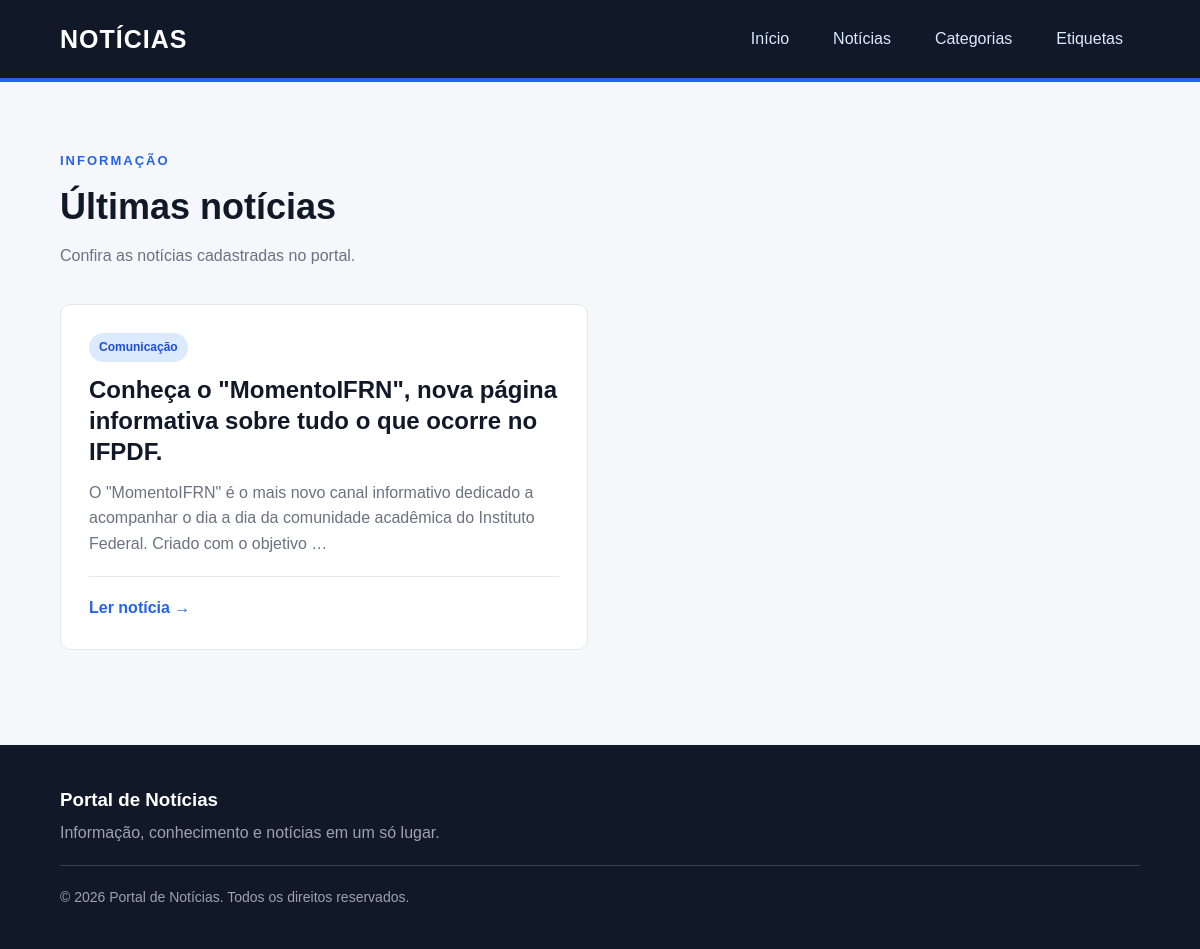
The app's page /noticias/lista_noticias/ with its own data.
### noticias/models.py (models this page shows, shortened)
class Noticia(models.Model):
    manchete = models.CharField(max_length=200)
    detalhamento = models.TextField()
    categoria = models.ForeignKey(Categoria, on_delete=models.CASCADE, related_name='noticias')
    tags = models.ManyToManyField('Tag', related_name='noticias')

class Categoria(models.Model):
    nome = models.CharField(max_length=100)

### noticias/views.py (the view)
# urls.py: path('lista_noticias/', views.lista_noticias, name='lista_noticias'),
def lista_noticias(request):
    noticias = Noticia.objects.all()
    return render(request, 'noticias/lista_noticias.html', {'noticias': noticias})

### noticias/templates/noticias/lista_noticias.html (shortened to what this page needs)
{% extends 'base.html' %}
{% block content %}
<section class="pagina">
    <div class="titulo-pagina">
        <span>INFORMAÇÃO</span>
        <h1>Últimas notícias</h1>
        <p>
            Confira as notícias cadastradas no portal.
        </p>
    </div>
    {% if noticias %}
        <div class="grid-noticias">
            {% for noticia in noticias %}
                <article class="card-noticia">
                    <div class="card-noticia-conteudo">
                        <span class="categoria">
                            {{ noticia.categoria.nome }}
                        </span>
                        <h2>
                            {{ noticia.manchete }}
                        </h2>
                        <p>
                            {{ noticia.detalhamento|truncatewords:25 }}
                        </p>
                        <div class="card-rodape">
                            <a
                                href="{% url 'detalhes_noticia' noticia.id %}"
                                class="botao-leia"
                            >
                                Ler notícia →
                            </a>
                        </div>
                    </div>
                </article>
            {% endfor %}
        </div>
    {% endif %}
</section>
{% endblock %}

### static/css/style.css (style rules this page uses)
* { margin: 0; padding: 0; box-sizing: border-box; }
body { font-family: Arial, Helvetica, sans-serif; background: #f5f7fa; color: #1f2937; line-height: 1.6; }
a { text-decoration: none; color: inherit; }
.secao, .pagina { width: 90%; max-width: 1200px; margin: 0 auto; padding: 65px 0; }
.titulo-secao, .titulo-pagina { margin-bottom: 35px; }
.titulo-secao span, .titulo-pagina span { color: #2563eb; font-size: 13px; font-weight: bold; letter-spacing: 2px; }
.titulo-secao h2, .titulo-pagina h1 { color: #111827; font-size: 36px; margin-top: 5px; }
.titulo-secao p, .titulo-pagina p { color: #6b7280; margin-top: 8px; }
.grid-noticias { display: grid; grid-template-columns: repeat(2, 1fr); gap: 24px; }
.card-noticia { background: white; border: 1px solid #e5e7eb; border-radius: 10px; overflow: hidden; transition: 0.2s; }
.card-noticia-conteudo { padding: 28px; }
.categoria { display: inline-block; background: #dbeafe; color: #1d4ed8; padding: 5px 10px; border-radius: 20px; font-size: 12px; font-weight: bold; margin-bottom: 12px; }
.card-noticia h2 { color: #111827; font-size: 24px; line-height: 1.3; margin-bottom: 12px; }
.card-noticia p { color: #6b7280; margin-bottom: 20px; }
.card-rodape { border-top: 1px solid #e5e7eb; padding-top: 18px; }
.botao-leia { color: #2563eb; font-weight: bold; }

### records on screen
Noticia: categoria.nome "Comunicação", manchete "Conheça o \"MomentoIFRN\", nova página informativa sobre tudo o que ocorre no IFPDF.", detalhamento "O \"MomentoIFRN\" é o mais novo canal informativo dedicado a acompanhar o dia a dia da comunidade acadêmica do Instituto Federal. Criado com o objetivo …"
